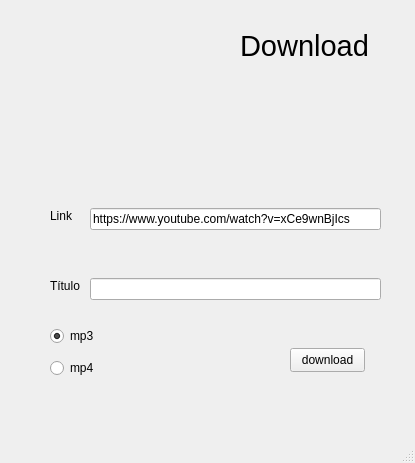
<?xml version="1.0" encoding="UTF-8"?>
<ui version="4.0">
 <class>MainWindow</class>
 <widget class="QMainWindow" name="MainWindow">
  <property name="geometry">
   <rect>
    <x>0</x>
    <y>0</y>
    <width>415</width>
    <height>463</height>
   </rect>
  </property>
  <property name="windowTitle">
   <string>MainWindow</string>
  </property>
  <widget class="QWidget" name="centralwidget">
   <widget class="QPushButton" name="bt_download">
    <property name="geometry">
     <rect>
      <x>290</x>
      <y>348</y>
      <width>75</width>
      <height>24</height>
     </rect>
    </property>
    <property name="text">
     <string>download</string>
    </property>
   </widget>
   <widget class="QLabel" name="label">
    <property name="geometry">
     <rect>
      <x>50</x>
      <y>208</y>
      <width>49</width>
      <height>16</height>
     </rect>
    </property>
    <property name="text">
     <string>Link</string>
    </property>
   </widget>
   <widget class="QLabel" name="label_2">
    <property name="geometry">
     <rect>
      <x>50</x>
      <y>278</y>
      <width>49</width>
      <height>16</height>
     </rect>
    </property>
    <property name="text">
     <string>Título</string>
    </property>
   </widget>
   <widget class="QLineEdit" name="txt_link">
    <property name="geometry">
     <rect>
      <x>90</x>
      <y>208</y>
      <width>291</width>
      <height>22</height>
     </rect>
    </property>
    <property name="text">
     <string>https://www.youtube.com/watch?v=xCe9wnBjIcs</string>
    </property>
   </widget>
   <widget class="QLineEdit" name="txt_titulo">
    <property name="geometry">
     <rect>
      <x>90</x>
      <y>278</y>
      <width>291</width>
      <height>22</height>
     </rect>
    </property>
   </widget>
   <widget class="QRadioButton" name="rb_mp3">
    <property name="geometry">
     <rect>
      <x>50</x>
      <y>328</y>
      <width>61</width>
      <height>16</height>
     </rect>
    </property>
    <property name="text">
     <string>mp3</string>
    </property>
    <property name="checked">
     <bool>true</bool>
    </property>
   </widget>
   <widget class="QRadioButton" name="rb_mp4">
    <property name="geometry">
     <rect>
      <x>50</x>
      <y>358</y>
      <width>61</width>
      <height>20</height>
     </rect>
    </property>
    <property name="text">
     <string>mp4</string>
    </property>
   </widget>
   <widget class="QLabel" name="label_4">
    <property name="geometry">
     <rect>
      <x>240</x>
      <y>30</y>
      <width>161</width>
      <height>31</height>
     </rect>
    </property>
    <property name="font">
     <font>
      <pointsize>22</pointsize>
     </font>
    </property>
    <property name="text">
     <string>Download</string>
    </property>
   </widget>
   <zorder>label</zorder>
   <zorder>label_2</zorder>
   <zorder>txt_link</zorder>
   <zorder>txt_titulo</zorder>
   <zorder>rb_mp3</zorder>
   <zorder>rb_mp4</zorder>
   <zorder>label_4</zorder>
   <zorder>bt_download</zorder>
  </widget>
  <widget class="QMenuBar" name="menubar">
   <property name="geometry">
    <rect>
     <x>0</x>
     <y>0</y>
     <width>415</width>
     <height>22</height>
    </rect>
   </property>
  </widget>
  <widget class="QStatusBar" name="statusbar"/>
 </widget>
 <resources>
  <include location="youtube.png"/>
 </resources>
 <connections/>
</ui>
